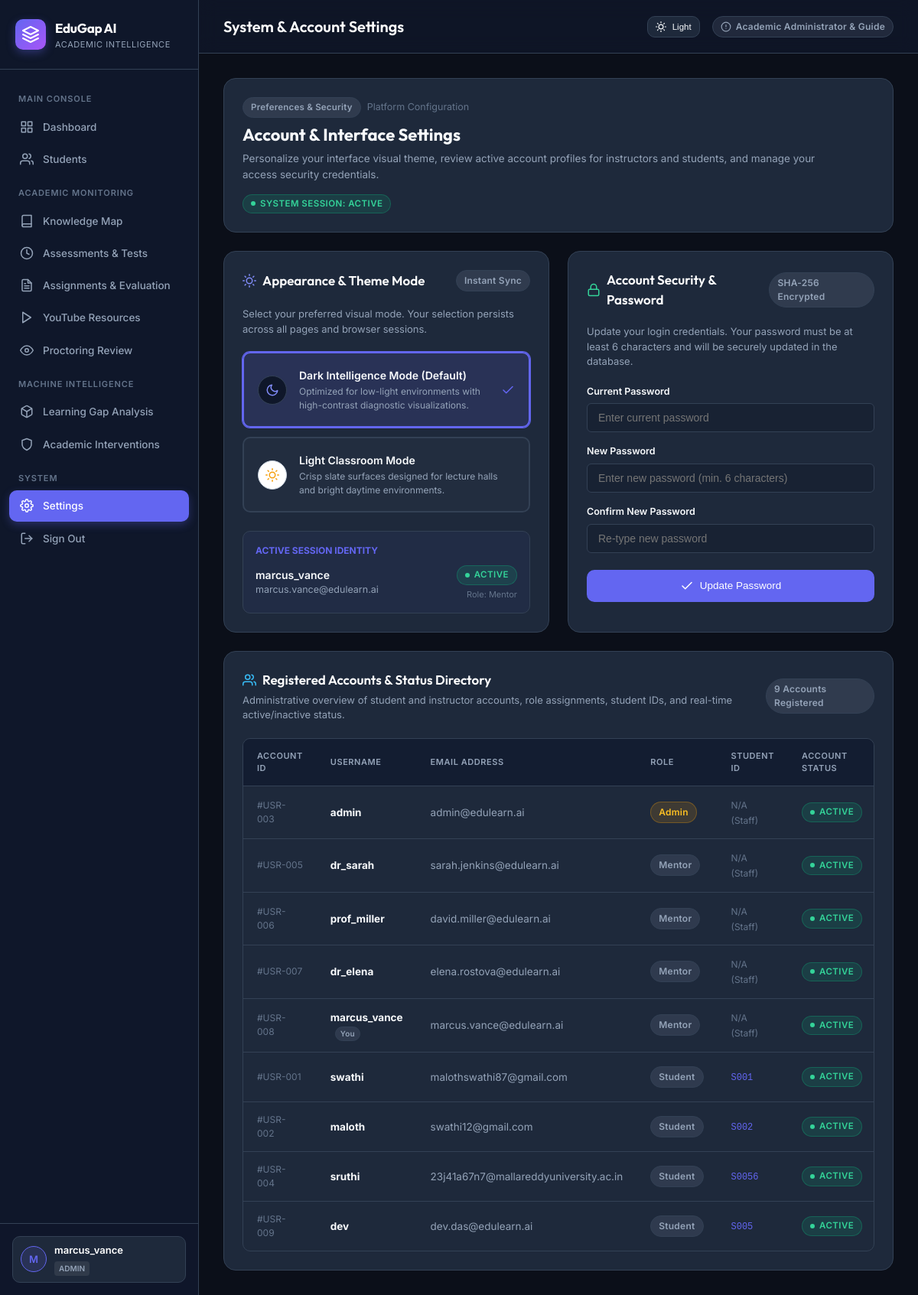
Page /settings (signed in) on the earlier database version.
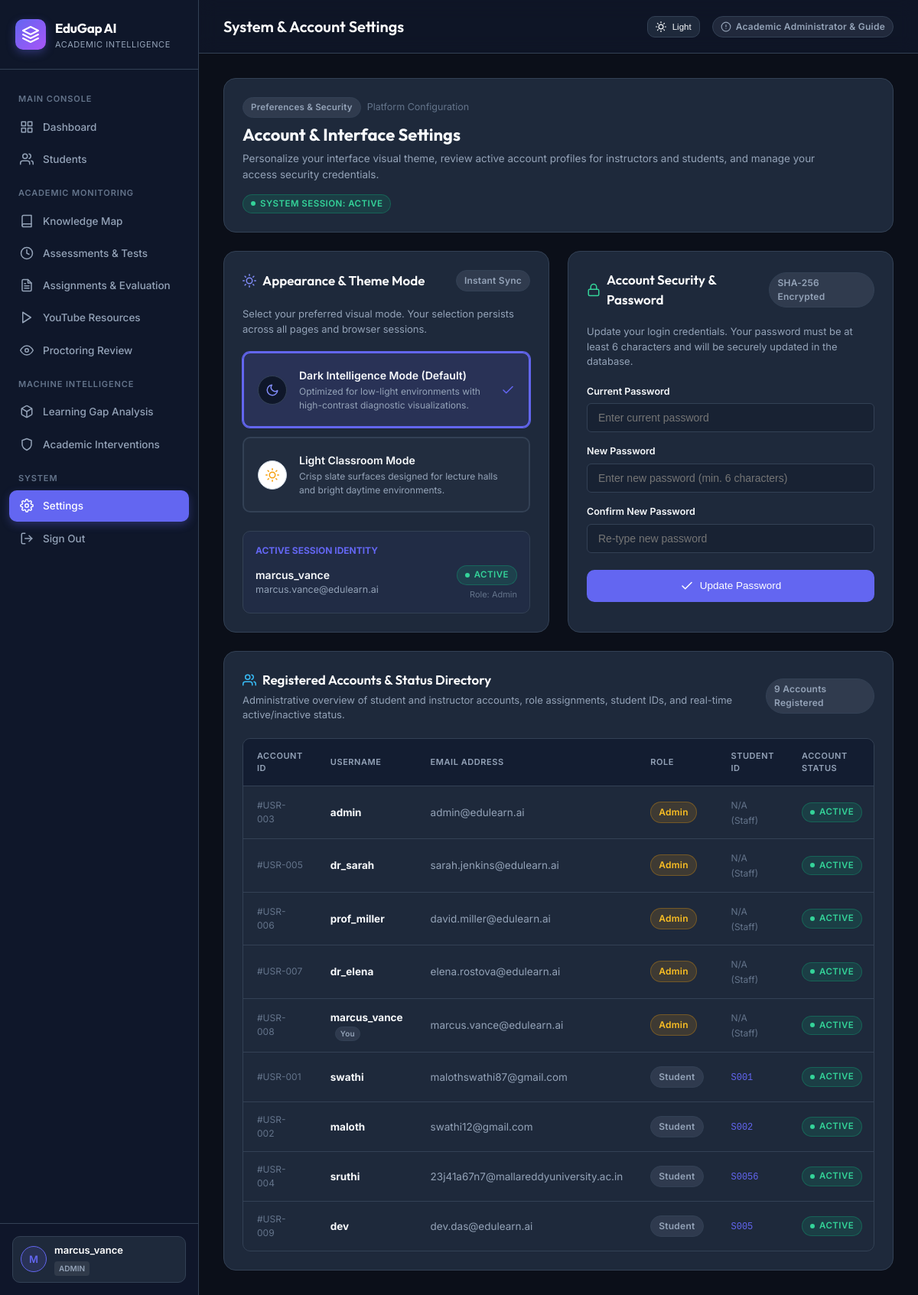
Same page on the later database version.
### tables this page shows
CREATE TABLE users (

    id INTEGER PRIMARY KEY AUTOINCREMENT,

    username TEXT NOT NULL UNIQUE,

    email TEXT NOT NULL UNIQUE,

    password TEXT NOT NULL,

    role TEXT NOT NULL DEFAULT 'student',

    student_id TEXT,

    created_at TIMESTAMP DEFAULT CURRENT_TIMESTAMP

, status TEXT DEFAULT 'active');

### app.py (the view)
@app.route("/settings")
@login_required
def settings_page():
    user_id = session.get("user_id")
    connection = get_db_connection()
    current_user = connection.execute(
        "SELECT id, username, email, role, student_id, COALESCE(status, 'active') as status, created_at FROM users WHERE id = ?",
        (user_id,)
    ).fetchone()
    role = session.get("role")
    if role in ["admin", "mentor"]:
        all_users = connection.execute(
            "SELECT id, username, email, role, student_id, COALESCE(status, 'active') as status, created_at FROM users ORDER BY role ASC, id ASC"
        ).fetchall()
    else:
        all_users = []
    connection.close()
    if not current_user:
        flash("User profile not found.", "error")
        return redirect(url_for("login"))
    return render_template(
        "settings.html",
        current_user=current_user,
        all_users=all_users
    )

### app.py (called while the page is built)
def get_db_connection():
    connection = sqlite3.connect(DATABASE)
    connection.row_factory = sqlite3.Row
    return connection

def login_required(f):
    @wraps(f)
    def decorated_function(*args, **kwargs):
        if "user_id" not in session:
            flash("Please authenticate to access the academic platform.", "info")
            return redirect(url_for("login"))
        return f(*args, **kwargs)
    return decorated_function

### templates/settings.html (shortened to what the changed rows need)
{% extends "base.html" %}
{% block header_title %}System & Account Settings{% endblock %}
{% block content %}
<div class="settings-container">
    <div class="card">
        <div style="display: flex; justify-content: space-between; align-items: center; flex-wrap: wrap; gap: 16px;">
            <div>
                <h2 style="font-family: 'Outfit', sans-serif; font-size: 22px; color: var(--text-primary); margin-bottom: 4px;">
                    Account & Interface Settings
                </h2>
            </div>
        </div>
    </div>
    <div class="settings-grid">
        <div class="card">
            <div style="background: rgba(99, 102, 241, 0.05); border: 1px solid var(--border-color); border-radius: var(--radius-md); padding: 16px;">
                <div style="display: flex; justify-content: space-between; align-items: center;">
                    <div>
                        <div style="font-size: 14px; font-weight: 600; color: var(--text-primary);">
                            {{ current_user.username }}
                        </div>
                        <div style="font-size: 12.5px; color: var(--text-secondary);">
                            {{ current_user.email }}
                        </div>
                    </div>
                    <div style="text-align: right;">
                        <span class="status-pill status-pill-active">
                            <span class="status-dot"></span>
                            <span>{{ current_user.status|default('active')|upper }}</span>
                        </span>
                        <div style="font-size: 11px; color: var(--text-muted); margin-top: 4px;">
                            Role: {{ current_user.role|capitalize }}
                        </div>
                    </div>
                </div>
            </div>
        </div>
    </div>
    {% if session.get('role') in ['admin', 'mentor'] and all_users %}
    <div class="card">
        <div class="table-container">
            <table>
                <thead>
                    <tr>
                        <th>Account ID</th>
                        <th>Username</th>
                        <th>Email Address</th>
                        <th>Role</th>
                        <th>Student ID</th>
                        <th>Account Status</th>
                    </tr>
                </thead>
                <tbody>
                    {% for u in all_users %}
                    <tr>
                        <td style="font-size: 12px; color: var(--text-muted);">
                            #USR-{{ "%03d"|format(u['id']) }}
                        </td>
                        <td>
                            <strong style="color: var(--text-primary);">{{ u['username'] }}</strong>
                            {% if u['id'] == current_user['id'] %}
                            <span class="badge badge-neutral" style="font-size: 10px; margin-left: 6px; padding: 1px 6px;">You</span>
                            {% endif %}
                        </td>
                        <td style="color: var(--text-secondary);">
                            {{ u['email'] }}
                        </td>
                        <td>
                            <span class="badge {% if u['role'] == 'admin' %}badge-medium{% else %}badge-neutral{% endif %}">
                                {{ u['role']|capitalize }}
                            </span>
                        </td>
                        <td>
                            {% if u['student_id'] %}
                            <span style="font-family: monospace; font-size: 12px; color: var(--primary);">
                                {{ u['student_id'] }}
                            </span>
                            {% else %}
                            <span style="color: var(--text-muted); font-size: 12px;">N/A (Staff)</span>
                            {% endif %}
                        </td>
                        <td>
                            {% if u['status'] == 'inactive' %}
                            <span class="status-pill status-pill-inactive">
                                <span class="status-dot"></span>
                                <span>Inactive</span>
                            </span>
                            {% else %}
                            <span class="status-pill status-pill-active">
                                <span class="status-dot"></span>
                                <span>Active</span>
                            </span>
                            {% endif %}
                        </td>
                    </tr>
                    {% endfor %}
                </tbody>
            </table>
        </div>
    </div>
    {% endif %}
</div>
{% endblock %}

### templates/base.html (shortened to what the changed rows need)
<!DOCTYPE html>
<html lang="en">
<head>
</head>
<body>
<div class="app-layout">
    <aside class="sidebar">
        <div class="sidebar-brand">
            <div class="brand-text">
                <h1>EduGap AI</h1>
            </div>
        </div>
        <div class="sidebar-footer">
            <div class="user-chip">
                <div class="user-details">
                    <div class="user-name">{{ session.get("username", "User") }}</div>
                    <div class="user-role-badge">{{ session.get("role", "student") }}</div>
                </div>
            </div>
        </div>
    </aside>
    <div class="main-wrapper">
        <header class="topbar">
            <div class="topbar-title">
                <h2>{% block header_title %}Academic Overview{% endblock %}</h2>
            </div>
        </header>
        <main class="page-content">
            {% block content %}{% endblock %}
        </main>
    </div>
</div>
</body>
</html>

Differences in the rows shown:
changed users "marcus_vance": role "Mentor" → "Admin"
changed users "dr_sarah": role "Mentor" → "Admin"
changed users "prof_miller": role "Mentor" → "Admin"
changed users "dr_elena": role "Mentor" → "Admin"
